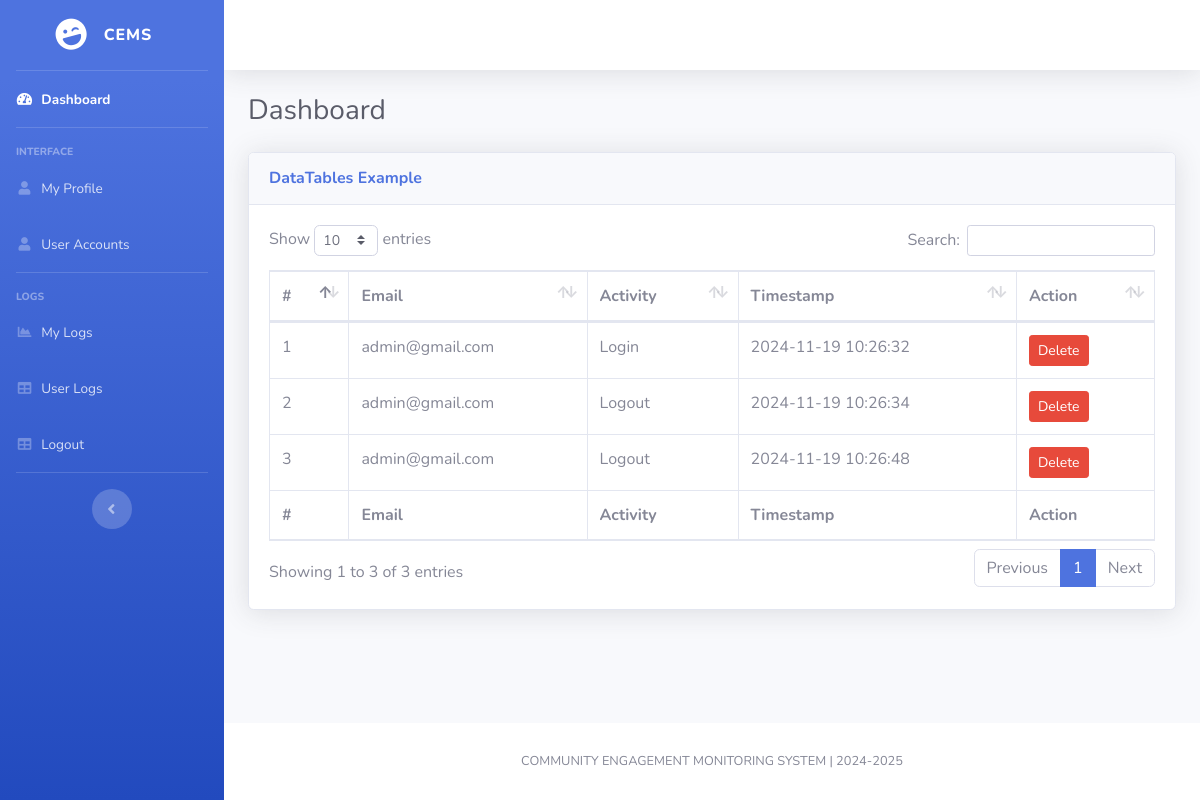
Screenshot of /admin/admin-logs.php with the database file from the repository.
### tables this page shows
CREATE TABLE `admin_logs` (
  `id` int(11) NOT NULL,
  `email` varchar(100) NOT NULL,
  `activity_type` varchar(30) NOT NULL,
  `user_type` varchar(30) NOT NULL,
  `timestamp` timestamp NOT NULL DEFAULT current_timestamp()
);

### admin/admin-logs.php (the view, shortened to what this page needs)
<?php
    include("../components/admin-header.php");
    $admin_logs = $connForLogs->query("SELECT * FROM `admin_logs`")->fetchAll(PDO::FETCH_ASSOC);
?>
<div id="content">
    <?php include("../components/topbar.php"); ?>
    <div class="container-fluid">
        <div class="d-sm-flex align-items-center justify-content-between mb-4">
            <h1 class="h3 mb-0 text-gray-800">Dashboard</h1>
        </div>
                <div class="card shadow mb-4">
            <div class="card-header py-3">
                <h6 class="m-0 font-weight-bold text-primary">DataTables Example</h6>
            </div>
            <div class="card-body">
                <div class="table-responsive">
                    <table class="table table-bordered" id="dataTable" width="100%" cellspacing="0">
                        <thead>
                            <tr>
                                <th>#</th>
                                <th>Email</th>
                                <th>Activity</th>
                                <th>Timestamp</th>
                                <th>Action</th>
                            </tr>
                        </thead>
                        <tfoot>
                            <tr>
                                <th>#</th>
                                <th>Email</th>
                                <th>Activity</th>
                                <th>Timestamp</th>
                                <th>Action</th>
                            </tr>
                        </tfoot>
                        <tbody>
                            <?php
                                $count = 1;
                                foreach ($admin_logs as $logs):
                                ?>
                                <tr>
                                    <td><?php echo $count++; ?></td>
                                    <td><?php echo ($logs['email']); ?></td>
                                    <td><?php echo ($logs['activity_type']); ?></td>
                                    <td><?php echo ($logs['timestamp']); ?></td>
                                    <td>
                                        <form method="POST" action="" class="delete-form">
                                            <button type="button" class="btn btn-danger btn-sm delete-btn">Delete</button>
                                        </form>
                                    </td>
                                </tr>
                            <?php endforeach; ?>
                        </tbody>
                    </table>
                </div>
            </div>
        </div>
    </div>
</div>
<?php include("../components/footer.php"); ?>
</div>
</div>
</body>
</html>

### components/admin-header.php (shortened to what this page needs)
<!DOCTYPE html>
<html lang="en">
<head>
    <link href="../vendor/fontawesome-free/css/all.min.css" rel="stylesheet" type="text/css">
    <link href="../css/sb-admin-2.min.css" rel="stylesheet">
    <link href="../vendor/datatables/dataTables.bootstrap4.min.css" rel="stylesheet">
</head>
<body id="page-top">
    <div id="wrapper">
        <ul class="navbar-nav bg-gradient-primary sidebar sidebar-dark accordion" id="accordionSidebar">
            <a class="sidebar-brand d-flex align-items-center justify-content-center" href="index.html">
                <div class="sidebar-brand-icon rotate-n-15">
                    <i class="fas fa-laugh-wink"></i>
                </div>
                <div class="sidebar-brand-text mx-3">CEMS</div>
            </a>
            <hr class="sidebar-divider my-0">
            <li class="nav-item active">
                <a class="nav-link" href="admin.php">
                    <i class="fas fa-fw fa-tachometer-alt"></i>
                    <span>Dashboard</span></a>
            </li>
            <hr class="sidebar-divider">
            <div class="sidebar-heading">
                Interface
            </div>
            <li class="nav-item">
                <a class="nav-link" href="profile.php">
                    <i class="fas fa-fw fa-user"></i>
                    <span>My Profile</span>
                </a>
            </li>
            <li class="nav-item">
                <a class="nav-link" href="user-accounts.php">
                    <i class="fas fa-fw fa-user"></i>
                    <span>User Accounts</span>
                </a>
            </li>
            <hr class="sidebar-divider">
            <div class="sidebar-heading">
                Logs
            </div>
            <li class="nav-item">
                <a class="nav-link" href="admin-logs.php">
                    <i class="fas fa-fw fa-chart-area"></i>
                    <span>My Logs</span></a>
            </li>
            <li class="nav-item">
                <a class="nav-link" href="user-logs.php">
                    <i class="fas fa-fw fa-table"></i>
                    <span>User Logs</span></a>
            </li>
            <li class="nav-item">
                <a class="nav-link" href="#" id="logout">
                    <i class="fas fa-fw fa-table"></i>
                    <span>Logout</span></a>
            </li>
            <hr class="sidebar-divider d-none d-md-block">
            <div class="text-center d-none d-md-inline">
                <button class="rounded-circle border-0" id="sidebarToggle"></button>
            </div>
        </ul>
        <div id="content-wrapper" class="d-flex flex-column">

### components/topbar.php (shortened to what this page needs)
<nav class="navbar navbar-expand navbar-light bg-white topbar mb-4 static-top shadow">
</nav>

### components/footer.php
<footer class="sticky-footer bg-white">
    <div class="container my-auto">
        <div class="copyright text-center my-auto">
            <span>COMMUNITY ENGAGEMENT MONITORING SYSTEM | 2024-2025</span>
        </div>
    </div>
</footer>

### rows the page displays
admin_logs: email "admin@gmail.com", activity_type "Login", timestamp "2024-11-19 10:26:32"
admin_logs: email "admin@gmail.com", activity_type "Logout", timestamp "2024-11-19 10:26:34"
admin_logs: email "admin@gmail.com", activity_type "Logout", timestamp "2024-11-19 10:26:48"
